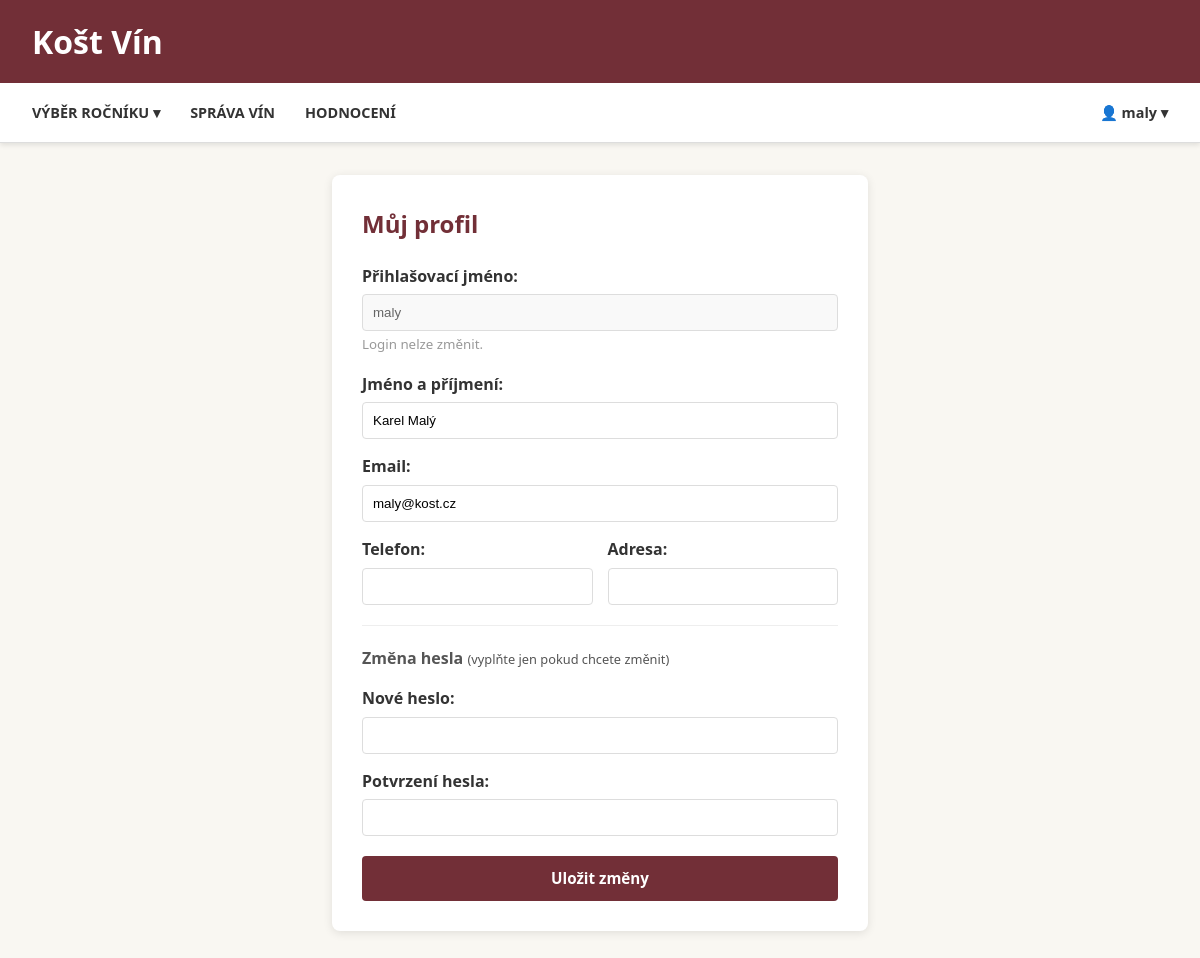
/users/profil (signed in), run on the app's committed database.
### app/models/db.py (models this page shows)
class Users(Base):
    __tablename__ = "USERS"
    id = Column(Integer, primary_key=True, index=True)
    login = Column(String(50), unique=True, nullable=False)
    password_hash = Column(String(255), nullable=False)
    jmeno = Column(String(100), nullable=False)
    is_active = Column(Boolean, default=True)
    adresa = Column(String(200))
    telefon = Column(String(20))
    email = Column(String(100), nullable=False)
    role = relationship("Role", secondary="USERROLE", backref="users")
    vina = relationship("Vino", back_populates="vinar")

### app/api/routers/users.py (the view)
@router.get("/profil")
def muj_profil_page(
    request: Request,
    ctx: dict = Depends(get_template_context),
    db: Session = Depends(get_db)
):
    username = ctx.get("user")
    if not username:
        return RedirectResponse("/auth/login", status_code=303)
    user = get_user_by_login(db, username)
    return ctx["request"].app.state.templates.TemplateResponse(
        "profil.html",
        {
            **ctx,
            "profil_user": user
        }
    )

### app/templates/profil.html (shortened to what this page needs)
{% extends "base.html" %}
{% block content %}
<div style="max-width: 600px; margin: 0 auto; padding: 2rem;">
    <div style="background: white; padding: 30px; border-radius: 8px; box-shadow: 0 2px 10px rgba(0,0,0,0.1);">
        <h2 style="color: var(--primary); margin-top: 0; margin-bottom: 20px;">Můj profil</h2>
        <form method="post" action="/users/profil">
            <div style="margin-bottom: 15px;">
                <label style="font-weight: bold; display: block; margin-bottom: 5px;">Přihlašovací jméno:</label>
                <input type="text" value="{{ profil_user.login }}" disabled
                       style="width: 100%; padding: 10px; border: 1px solid #ddd; border-radius: 4px; background-color: #f9f9f9; color: #666; cursor: not-allowed;">
                <small style="color: #999;">Login nelze změnit.</small>
            </div>
            <div style="margin-bottom: 15px;">
                <label for="jmeno" style="font-weight: bold; display: block; margin-bottom: 5px;">Jméno a příjmení:</label>
                <input type="text" id="jmeno" name="jmeno" value="{{ profil_user.jmeno }}" required
                       style="width: 100%; padding: 10px; border: 1px solid #ddd; border-radius: 4px;">
            </div>
            <div style="margin-bottom: 15px;">
                <label for="email" style="font-weight: bold; display: block; margin-bottom: 5px;">Email:</label>
                <input type="email" id="email" name="email" value="{{ profil_user.email }}" required
                       style="width: 100%; padding: 10px; border: 1px solid #ddd; border-radius: 4px;">
            </div>
            <div style="display: grid; grid-template-columns: 1fr 1fr; gap: 15px; margin-bottom: 20px;">
                <div>
                    <label for="telefon" style="font-weight: bold; display: block; margin-bottom: 5px;">Telefon:</label>
                    <input type="text" id="telefon" name="telefon" value="{{ profil_user.telefon or '' }}"
                           style="width: 100%; padding: 10px; border: 1px solid #ddd; border-radius: 4px;">
                </div>
                <div>
                    <label for="adresa" style="font-weight: bold; display: block; margin-bottom: 5px;">Adresa:</label>
                    <input type="text" id="adresa" name="adresa" value="{{ profil_user.adresa or '' }}"
                           style="width: 100%; padding: 10px; border: 1px solid #ddd; border-radius: 4px;">
                </div>
            </div>
            <div style="border-top: 1px solid #eee; padding-top: 20px; margin-top: 20px;">
                <h4 style="margin-bottom: 15px; color: #555;">Změna hesla <small style="font-weight: normal; font-size: 0.8em;">(vyplňte jen pokud chcete změnit)</small></h4>
                <div style="margin-bottom: 15px;">
                    <label for="new_password" style="font-weight: bold; display: block; margin-bottom: 5px;">Nové heslo:</label>
                    <input type="password" id="new_password" name="new_password"
                           style="width: 100%; padding: 10px; border: 1px solid #ddd; border-radius: 4px;">
                </div>
                <div style="margin-bottom: 20px;">
                    <label for="password_confirm" style="font-weight: bold; display: block; margin-bottom: 5px;">Potvrzení hesla:</label>
                    <input type="password" id="password_confirm" name="password_confirm"
                           style="width: 100%; padding: 10px; border: 1px solid #ddd; border-radius: 4px;">
                </div>
            </div>
            <button type="submit" class="btn btn-full">Uložit změny</button>
        </form>
    </div>
</div>
{% endblock %}

### app/templates/base.html (shortened to what this page needs)
<!DOCTYPE html>
<html lang="cs">
<head>
    <link rel="stylesheet" href="{{ url_for('static', path='style.css') }}">
</head>
<body>
    <header class="site-header">
        <div class="header-top">
            <div class="logo">
                <h1><a href="/" style="color: inherit; text-decoration: none;">Košt Vín</a></h1>
            </div>
        </div>
        <div class="navbar-container">
            <nav class="main-nav">
                <div class="dropdown">
                    <a href="#" class="nav-link">Výběr ročníku ▾</a>
                </div>
                {% if user %}
                    {% if 'Vinař' in roles %}
                        <a href="/vina/sprava" class="nav-link">Správa vín</a>
                    {% endif %}
                    {% if 'Hodnotitel' in roles %}
                        <a href="/vina/hodnoceni" class="nav-link">Hodnocení</a>
                    {% endif %}
                {% endif %}
                <div class="user-panel" style="margin-left: auto;">
                    {% if user %}
                        <div class="dropdown">
                            <a href="#" class="nav-link" style="text-transform: none;">👤 {{ user }} ▾ </a>
                        </div>
                    {% else %}
                        <a href="/auth/login?next={{ request.url.path }}" class="btn">Přihlásit se</a>
                    {% endif %}
                </div>
            </nav>
        </div>
    </header>
    <main>
        {% block content %}{% endblock %}
    </main>
</body>
</html>

### app/static/style.css (style rules this page uses)
:root { --primary: #722F37; --secondary: #C5A059; --bg-light: #f9f7f2; --text-dark: #333; --white: #ffffff; --shadow: 0 4px 6px rgba(0,0,0,0.1); }
* { box-sizing: border-box; margin: 0; padding: 0; }
body { font-family: 'Segoe UI', Tahoma, Geneva, Verdana, sans-serif; background-color: var(--bg-light); color: var(--text-dark); line-height: 1.6; }
.site-header { display: flex; flex-direction: column; width: 100%; z-index: 100; position: sticky; top: 0; box-shadow: 0 2px 5px rgba(0,0,0,0.1); }
.header-top { background-color: var(--primary); color: var(--white); padding: 1rem 2rem; display: flex; justify-content: space-between; align-items: center; }
.navbar-container { background-color: #fff; border-bottom: 1px solid #ddd; height: 60px; display: flex; align-items: center; width: 100%; padding: 0 2rem; box-sizing: border-box; }
.main-nav { display: flex; gap: 30px; justify-content: flex-start; align-items: center; width: 100%; }
.nav-link { color: #333333; text-decoration: none; font-weight: 600; text-transform: uppercase; font-size: 0.9rem; padding: 15px 0; position: relative; transition: color 0.3s; }
.nav-link::after { content: ''; position: absolute; width: 0; height: 3px; bottom: 0; left: 0; background-color: var(--primary); transition: width 0.3s; }
.dropdown { position: relative; display: inline-block; }
.btn { display: inline-block; background-color: var(--primary); color: var(--white); padding: 10px 20px; border-radius: 4px; text-decoration: none; border: none; cursor: pointer; font-weight: bold; font-size: 0.95rem; text-align: center; transition: background 0.2s; font-family: inherit; line-height: inherit; }
.btn-full { width: 100%; display: block; }

### data on the page
Users: login "maly", jmeno "Karel Malý", email "maly@kost.cz"
